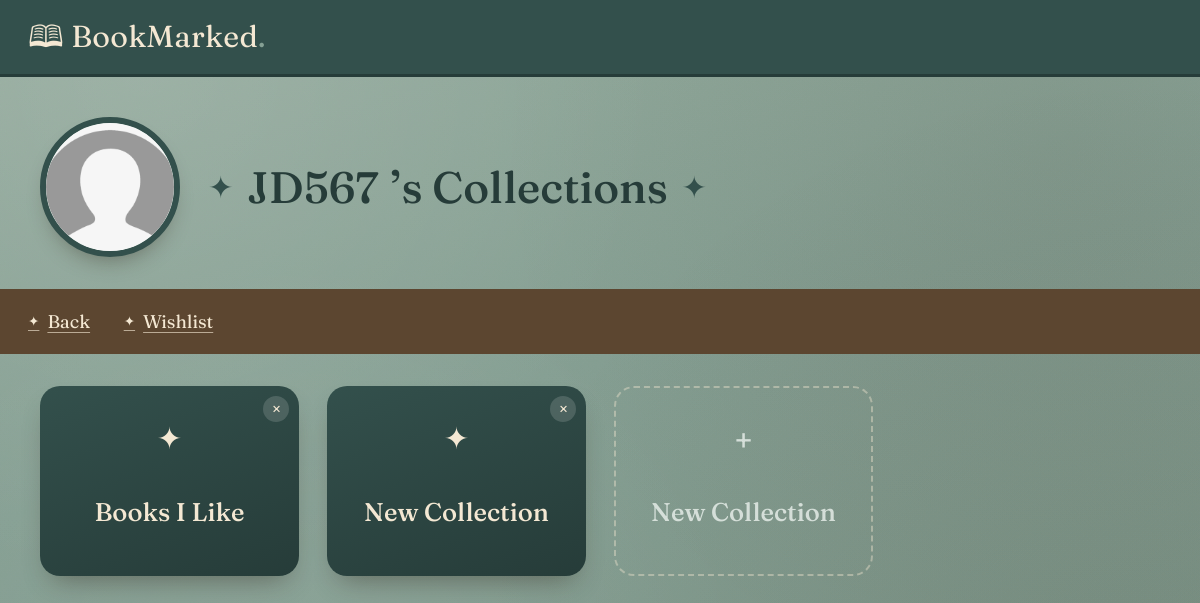
Page /collections.php (signed in) on the committed database.
### tables this page shows
CREATE TABLE IF NOT EXISTS `collections` (
  `collection_id` int NOT NULL AUTO_INCREMENT,
  `user_id` int NOT NULL,
  `collection_name` varchar(100) NOT NULL,
  `created_at` timestamp NULL DEFAULT CURRENT_TIMESTAMP,
  PRIMARY KEY (`collection_id`),
  KEY `user_id` (`user_id`)
);

### collections.php (the view, shortened to what this page needs)
<?php
    include 'connection.php';
    $user_id = $_SESSION['user']['user_id'];
    $profile_pic = empty($_SESSION['user']['profile_picture']) ? "profilepictures/default.png" : $_SESSION['user']['profile_picture'];
    $sql = "SELECT collection_id, collection_name FROM collections WHERE user_id = ? ORDER BY created_at ASC";
    $stmt = mysqli_prepare($conn, $sql);
    mysqli_stmt_bind_param($stmt, "i", $user_id);
    mysqli_stmt_execute($stmt);
    $result = mysqli_stmt_get_result($stmt);
?>
<!DOCTYPE html>
<html lang="en">
<head>
<link href="https://cdnjs.cloudflare.com/ajax/libs/bootstrap/5.3.3/css/bootstrap.min.css" rel="stylesheet">
<link rel="stylesheet" href="bookmarked-styleLoader.css">
</head>
<body>
<header class="bm-header">
  <a href="homeFront.php" class="bm-wordmark">🕮 BookMarked<span class="dot">.</span></a>
</header>
<div class="col-header-row">
  <div class="col-avatar">
    <img src="<?php echo htmlspecialchars($profile_pic); ?>" alt="" style="width:100%; height:100%; border-radius:50%; object-fit:cover;">
  </div>
  <h1 class="col-title" id="collectionsTitle"><span class="spark">&#10022;</span> <span id="collectionsUsername"><?php echo htmlspecialchars($_SESSION['user']['username']); ?></span>&rsquo;s Collections <span class="spark">&#10022;</span></h1>
</div>
<div class="lib-toolbar">
  <nav class="lib-nav">
    <a href="library.php"><span class="spark">&#10022;</span> Back</a>
    <a href="wishlist.php"><span class="spark">&#10022;</span> Wishlist</a>
  </nav>
</div>
<main class="col-content">
  <div class="col-grid" id="collectionsGrid">
    <?php if (mysqli_num_rows($result) > 0): ?>
      <?php while ($row = mysqli_fetch_array($result)):
          $collection_id = $row['collection_id'];
          $collection_name = $row['collection_name'];
      ?>
        <div class="col-card-wrap">
          <a href="insidecollections.php?id=<?php echo urlencode($collection_id); ?>" class="col-card">
            <span class="col-card-spark">&#10022;</span>
            <span class="col-card-title"><?php echo htmlspecialchars($collection_name); ?></span>
          </a>
          <form method="post" class="col-delete-form" onsubmit="return confirm('Delete this collection?');">
            <button type="submit" title="Delete collection">&times;</button>
          </form>
        </div>
      <?php endwhile; ?>
    <?php endif; ?>
    <button type="button" class="col-card col-card--new" id="addCollectionBtn">
      <span class="col-card-spark">+</span>
      <span class="col-card-title">New Collection</span>
    </button>
  </div>
</main>
</body>
</html>

### bookmarked-styleLoader.css (style rules this page uses)
:root { --brown-900: #2b1d12; --brown-800: #3a2a1a; --brown-700: #5c4630; --sage-500: #85a094; --sage-300: #aac0b5; --sage-100: #e4ece7; --cream-100: #f4e8d3; --cream-50: #fbf5e9; --ink: #2b1d12; --ink-soft: #6d5d4b; --danger: #b3492f; --white-100: #ffffff; --font-display: "Fraunces", Georgia, serif; --font-body: "Inter", -apple-system, BlinkMacSystemFont, sans-serif; --radius-lg: 20px; --radius-md: 14px; --radius-sm: 10px; --teal-800: #33504c; --teal-900: #263c39; --tan-400: #c9a877; --tan-500: #b8935e; --content-bg: #8fa89c; }
* { box-sizing: border-box; }
html, body { height: 100%; }
body { font-family: var(--font-body); color: var(--ink); background-color: var(--content-bg); background-image: radial-gradient(circle at 12% 8%, #ffffff1a 0%, #ffffff00 40%), radial-gradient(circle at 88% 18%, #2b1d1214 0%, #2b1d1200 45%), radial-gradient(circle at 25% 85%, #ffffff14 0%, #ffffff00 40%), radial-gradient(circle at 95% 90%, #2b1d121a 0%, #2b1d1200 50%), linear-gradient(165deg, #96ad9f 0%, #86a094 45%, #7c9689 100%); background-attachment: fixed; min-height: 100vh; position: relative; }
body::before { content: ""; position: fixed; inset: 0; pointer-events: none; z-index: 0; opacity: 0.5; background-size: 180px 180px; mix-blend-mode: overlay; }
.bm-header, .bm-toolbar, .bm-layout { position: relative; z-index: 1; }
a { text-decoration: none; }
.bm-header { background: var(--teal-800); border-bottom: 3px solid var(--teal-900); padding: 0.9rem 1.75rem; display: flex; align-items: center; gap: 0.75rem; }
.bm-wordmark { font-family: var(--font-display); font-size: 1.9rem; color: var(--cream-100); letter-spacing: 0.01em; }
.bm-wordmark .dot { color: var(--sage-500); }
.lib-toolbar { background: var(--brown-700); padding: 0.8rem 1.75rem; display: flex; align-items: stretch; position: relative; z-index: 30; }
.lib-nav { display: flex; align-items: center; gap: 2.1rem; flex-wrap: wrap; flex: 1; padding: 0.35rem 0; }
.lib-nav a { color: var(--cream-100); font-family: var(--font-display); font-size: 1.15rem; display: flex; align-items: center; gap: 0.5rem; text-decoration: underline; text-underline-offset: 4px; text-decoration-color: #f4e8d3a0; transition: color 0.15s ease, text-decoration-color 0.15s ease; }
.lib-nav a .spark { font-size: 0.85rem; text-decoration: none; }

### rows in the picture
collections: collection_name "Books I Like"
collections: collection_name "New Collection"

### other values in the picture
$_SESSION['user']['username'] "JD567"
